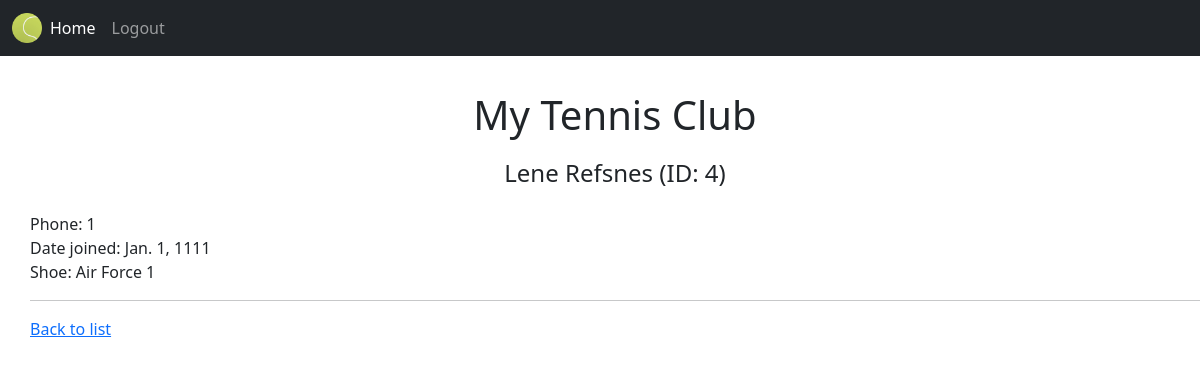
The page /4/detail (signed in) on the database its author committed.
### members/models.py (models this page shows, shortened)
class Member(models.Model):
    shoe = models.ForeignKey(ShoeBrand, on_delete=models.CASCADE, null=True)
    firstname = models.CharField(max_length=255)
    lastname = models.CharField(max_length=255)
    phone = models.IntegerField(null=True)
    joined_date = models.DateField(null=True)

class ShoeBrand(models.Model):
    modelname = models.CharField(max_length=255)
    brand = models.CharField(max_length=255)
    def __str__(self):
        return f"{self.modelname}"

### members/views.py (the view)
# urls.py: path('<int:id>/detail', views.memberdetail_view, name='memberdetail_view'),
@login_required
@permission_required("members.view_member", login_url='http://127.0.0.1:8000/users/denied')
def memberdetail_view(request, id):
    context = {}
    context["data"] = Member.objects.get(id = id)
    return render(request, "crud/detailview.html", context)

### members/templates/crud/detailview.html (shortened to what this page needs)
{% extends "master.html" %}
{% block content %}
    <h1>My Tennis Club</h1>
    <h4>{{ data.firstname }} {{ data.lastname }} (ID: {{ data.id }})</h4><br/>
    <p>
      Phone: {{ data.phone }}<br/>
      Date joined: {{ data.joined_date }}<br/>
      Shoe: {{ data.shoe }}<br/>
    </p>
    <hr/>
    <p><a href="{% url 'memberlist_view' %}">Back to list</a></p>
{% endblock %}

### members/static/style.css (style rules this page uses)
h1 { margin: auto; text-align: center; padding: 5px 5px 20px 5px; }
h4 { margin: auto; text-align: center; padding: 0px 0px 0px 0px; }

### rows shown on the page
Member: firstname "Lene", lastname "Refsnes", id "4", phone "1", joined_date "Jan. 1, 1111", shoe "Air Force 1"
